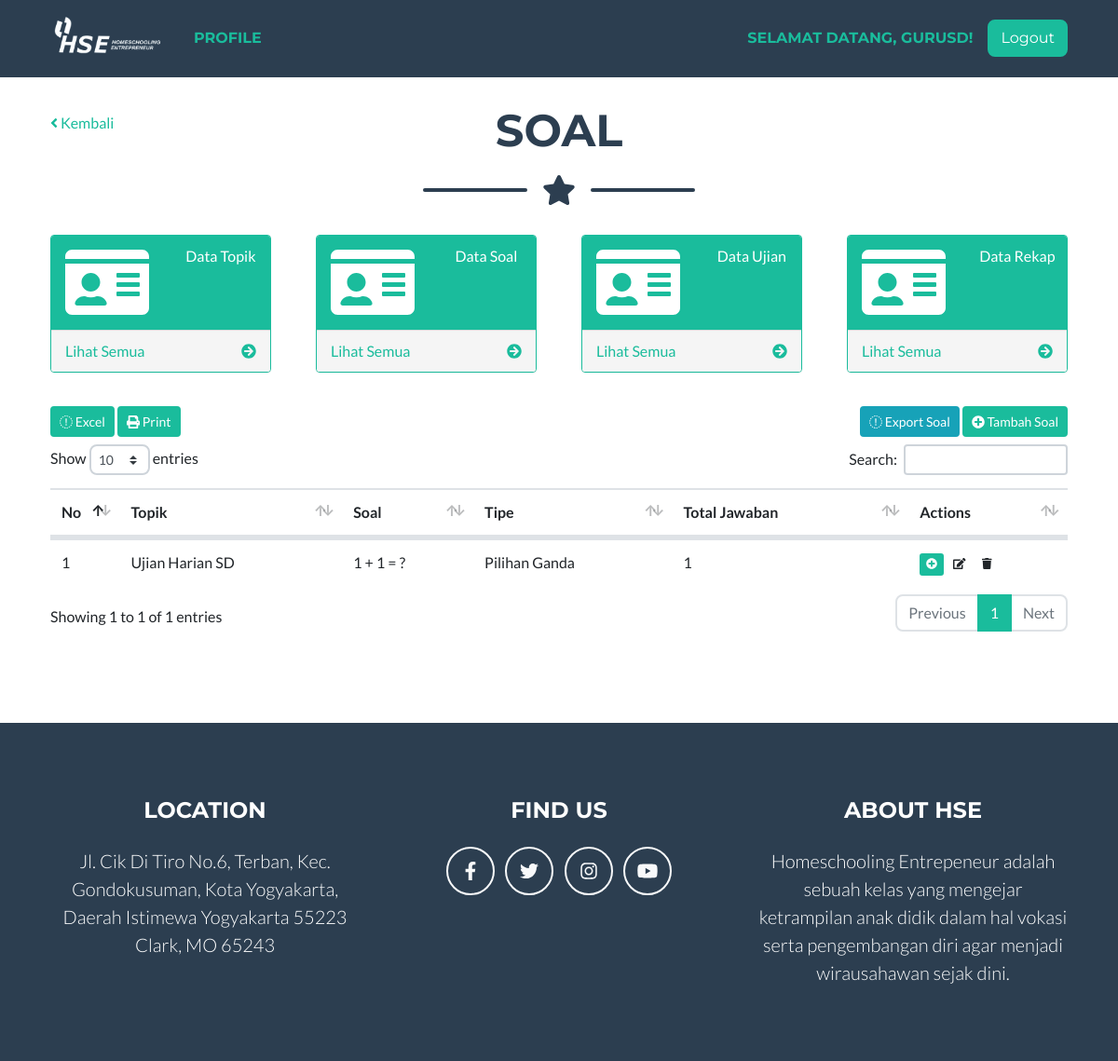
Before: /cbt/soal (signed in) with the older database file.
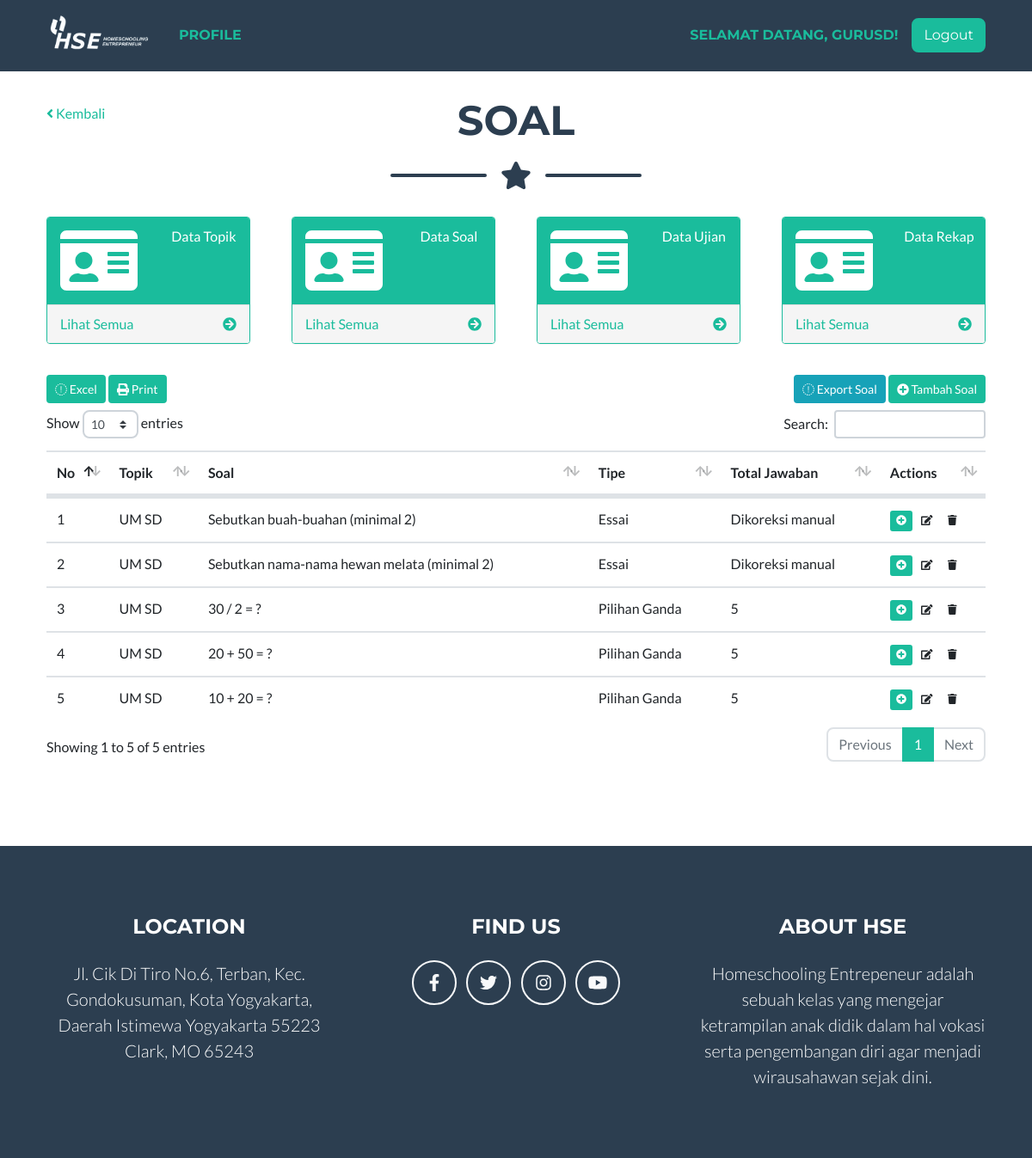
After: the same page with the newer database file.
### tables this page shows
CREATE TABLE `tb_soal` (
  `soal_id` int(11) NOT NULL,
  `soal_topik` int(11) DEFAULT NULL,
  `soal_detail` text,
  `soal_tipe` int(11) DEFAULT NULL,
  `soal_pembuat` int(11) DEFAULT NULL
);

CREATE TABLE `tb_topik` (
  `topik_id` int(11) NOT NULL,
  `topik_judul` varchar(255) DEFAULT NULL,
  `topik_deskripsi` text,
  `topik_status` int(11) DEFAULT NULL,
  `topik_pembuat` int(11) DEFAULT NULL
);

### app/core/Controller.php (called while the page is built, shortened)
<?php
class Controller {
	public function model($model) {
		return new $model;
	}
	public function view($view, $data = []) {
		require_once 'app/views/' . $view . '.php';
	}
}

### app/core/App.php (called while the page is built, shortened)
<?php
class App {
  protected $method = 'index';
  protected $params = [];
  public function __construct() {
    $url = $this->parseURL();
    if (file_exists('app/controllers/' . $url[0] . '.php')) {
      unset($url[0]);
    }
    $this->controller = new $this->controller;
    if (isset($url[1])) {
      if (method_exists($this->controller, $url[1])) {
        $this->method = $url[1];
      }
    }
    call_user_func_array([$this->controller, $this->method], $this->params);
  }
  public function parseURL() {
    if (isset($_GET['url'])) {
      $url = rtrim($_GET['url'], '/');
      $url = filter_var($url, FILTER_SANITIZE_URL);
      $url = explode('/', $url);
      return $url;
    }
  }
}

### index.php (called while the page is built, shortened)
<?php
$app = new App;

### app/helpers/eda_helper.php (called while the page is built, shortened)
<?php
if (!function_exists('base_url')) {
	function base_url($atRoot=FALSE, $atCore=FALSE, $parse=FALSE){
		if (isset($_SERVER['HTTP_HOST'])) {
			$http = isset($_SERVER['HTTPS']) && strtolower($_SERVER['HTTPS']) !== 'off' ? 'https' : 'http';
			$hostname = $_SERVER['HTTP_HOST'];
			$dir = str_replace(basename($_SERVER['SCRIPT_NAME']), '', $_SERVER['SCRIPT_NAME']);
			$core = preg_split('@/@', str_replace($_SERVER['DOCUMENT_ROOT'], '', realpath(dirname(__FILE__))), NULL, PREG_SPLIT_NO_EMPTY);
			$core = $core[0];
			$tmplt = $atRoot ? ($atCore ? "%s://%s/%s/" : "%s://%s/") : ($atCore ? "%s://%s/%s/" : "%s://%s%s");
			$end = $atRoot ? ($atCore ? $core : $hostname) : ($atCore ? $core : $dir);
			$base_url = sprintf( $tmplt, $http, $hostname, $end );
		}
		else $base_url = 'http://localhost/';
		return $base_url;
	}
}

### app/core/Model.php (called while the page is built, shortened)
<?php
class Model {
	private $host = DB_HOST;
	private $user = DB_USER;
	private $pass = DB_PASS;
	private $db_name = DB_NAME;
	private $dbh;
	private $stmt;
	public function __construct() {
		$dsn = 'mysql:host=' . $this->host . ';dbname=' . $this->db_name;
		$option = [
			PDO::ATTR_PERSISTENT => true,
			PDO::ATTR_ERRMODE => PDO::ERRMODE_EXCEPTION
		];
		try {
			$this->dbh = new PDO($dsn, $this->user, $this->pass, $option);
		} catch (PDOException $e) {
			die($e->getMessage());
		}
	}
	public function query($query) {
		$this->stmt = $this->dbh->prepare($query);
	}
	public function bind($param, $value, $type = NULL) {
		if (is_null($type)) {
			switch (true) {
				default:
					$type = PDO::PARAM_STR;
			}
		}
		$this->stmt->bindValue($param, $value, $type);
	}
	public function execute() {
		$this->stmt->execute();
	}
	public function result() {
		$this->execute();
		return $this->stmt->fetchAll(PDO::FETCH_ASSOC);
	}
}

### app/models/CBT_master_model.php (called while the page is built, shortened)
<?php
class CBT_master_model {
	private $table_topik = 'tb_topik';
	private $table_soal = 'tb_soal';
	private $table_jawaban = 'tb_jawaban';
	private $db;
	public function __construct() {
		$this->db = new Model;
	}
	public function get_topik($by = NULL, $single = FALSE) {
		$this->db->query(
			'SELECT topik_id, topik_judul, topik_deskripsi, topik_status, topik_pembuat FROM ' .
			$this->table_topik .
			(!is_null($by) ? " WHERE " . $by[0] . '=:' . $by[0] : "") .
			' ORDER BY topik_id DESC');
		if (!is_null($by)) {
			$this->db->bind($by[0], $by[1]);
		}
		$query = $this->db->result();
		foreach ($query as $key => $value) {
			$query[$key]['total_soal'] = $this->get_tsoal($value['topik_id'])->total_soal;
		}
		return $query;
	}
	public function get_soal($by = NULL, $single = FALSE) {
		$this->db->query(
			'SELECT soal_id, topik_judul, soal_topik, soal_detail, soal_tipe, soal_pembuat, COUNT(soal_id) as total_jawaban FROM ' .
			$this->table_soal .
			' INNER JOIN ' . $this->table_topik . ' ON topik_id = soal_topik ' .
			' LEFT JOIN ' . $this->table_jawaban . ' ON jawaban_soal = soal_id' .
			(!is_null($by) ? " WHERE " . $by[0] . '=:' . $by[0] : "") .
			' GROUP BY soal_id ' .
			' ORDER BY soal_id DESC');
		if (!is_null($by)) {
			$this->db->bind($by[0], $by[1]);
		}
		if ($single) {
			$method = $this->db->row();
		} else {
			$method = $this->db->result();
		}
		return $method;
	}
    private function get_tsoal($topik_id) {
    	$this->db->query("SELECT COUNT(*) AS total_soal FROM " . $this->table_soal . " WHERE soal_topik=:soal_topik");
    	$this->db->bind('soal_topik', $topik_id);
    	return $this->db->row();
    }
}

### app/views/cbt/v_soal.php (the view, shortened to what the changed rows need)
<link rel="stylesheet" href="<?php echo base_url(); ?>assets/plugins/datatables/css/dataTables.bootstrap4.min.css">
<link rel="stylesheet" href="<?php echo base_url(); ?>assets/plugins/datatables/css/buttons.dataTables.min.css">
<?php if ($_SESSION['role'] == 1) { ?>
<div id="page-wrapper">
    <div class="container-fluid">
        <div class="row">
            <div class="col-md-12">
                <h1><i class="fa fa-home fa-fw"></i> Data Soal (CBT)</h1>
                <ol class="breadcrumb">
                    <li class="active">
                        <i class="fa fa-dashboard"></i> Dashboard
                    </li>
                    <li>Data Soal (CBT)</li>
                </ol>
            </div>
        </div>
<?php } else { ?>
<section class="page-section portfolio mt-4" id="portfolio">
    <div class="container">
        <div class="row">
            <div class="col-md-2">
                <a href="<?php echo base_url(); ?>"><i class="fa fa-angle-left"></i>&nbsp;Kembali</a>
            </div>
            <div class="col-md-8">
                <h2 class="page-section-heading text-center text-uppercase text-secondary mb-0">Soal</h2>
                <div class="divider-custom">
                    <div class="divider-custom-line"></div>
                    <div class="divider-custom-icon"><i class="fas fa-star"></i></div>
                    <div class="divider-custom-line"></div>
                </div>
            </div>
            <div class="col-md-2"></div>
        </div>
<?php } ?>
        <div class="row mb-3">
            <div class="col-lg-3 col-md-6 col-sm-6 col-xs-12">
                <div class="panel panel-primary">
                    <div class="panel-heading">
                        <div class="row">
                            <div class="col-xs-3">
                                <i class="fa fa-id-card fa-5x"></i>
                            </div>
                            <div class="col-lg-9 <?php echo ($_SESSION['role'] == 1 ? 'text-right' : 'text-center'); ?>">
                                <div>Data Topik</div>
                            </div>
                        </div>
                    </div>
                    <a href="<?php echo base_url(); ?>cbt">
                        <div class="panel-footer">
                            <span class="pull-left">Lihat Semua</span>
                            <span class="pull-right"><i class="fa fa-arrow-circle-right"></i></span>
                        </div>
                    </a>
                </div>
            </div>
            <div class="col-lg-3 col-md-6 col-sm-6 col-xs-12">
                <div class="panel panel-primary">
                    <div class="panel-heading">
                        <div class="row">
                            <div class="col-xs-3">
                                <i class="fa fa-id-card fa-5x"></i>
                            </div>
                            <div class="col-lg-9 <?php echo ($_SESSION['role'] == 1 ? 'text-right' : 'text-center'); ?>">
                                <div>Data Soal</div>
                            </div>
                        </div>
                    </div>
                    <a href="<?php echo base_url(); ?>cbt/soal">
                        <div class="panel-footer">
                            <span class="pull-left">Lihat Semua</span>
                            <span class="pull-right"><i class="fa fa-arrow-circle-right"></i></span>
                        </div>
                    </a>
                </div>
            </div>
            <div class="col-lg-3 col-md-6 col-sm-6 col-xs-12">
                <div class="panel panel-primary">
                    <div class="panel-heading">
                        <div class="row">
                            <div class="col-xs-3">
                                <i class="fa fa-id-card fa-5x"></i>
                            </div>
                            <div class="col-lg-9 <?php echo ($_SESSION['role'] == 1 ? 'text-right' : 'text-center'); ?>">
                                <div>Data Ujian</div>
                            </div>
                        </div>
                    </div>
                    <a href="<?php echo base_url(); ?>cbt/ujian">
                        <div class="panel-footer">
                            <span class="pull-left">Lihat Semua</span>
                            <span class="pull-right"><i class="fa fa-arrow-circle-right"></i></span>
                        </div>
                    </a>
                </div>
            </div>
            <div class="col-lg-3 col-md-6 col-sm-6 col-xs-12">
                <div class="panel panel-primary">
                    <div class="panel-heading">
                        <div class="row">
                            <div class="col-xs-3">
                                <i class="fa fa-id-card fa-5x"></i>
                            </div>
                            <div class="col-lg-9 <?php echo ($_SESSION['role'] == 1 ? 'text-right' : 'text-center'); ?>">
                                <div>Data Rekap</div>
                            </div>
                        </div>
                    </div>
                    <a href="<?php echo base_url(); ?>cbt/rekap">
                        <div class="panel-footer">
                            <span class="pull-left">Lihat Semua</span>
                            <span class="pull-right"><i class="fa fa-arrow-circle-right"></i></span>
                        </div>
                    </a>
                </div>
            </div>
        </div>
        <div class="row mb-2">
            <div class="col-md-6">
                <button id="ExportExcel" class="btn btn-sm btn-primary"><i class="fa fa-file-excel-o"></i>&nbsp;Excel</button>
                <button id="ExportPrint" class="btn btn-sm btn-primary"><i class="fa fa-print"></i>&nbsp;Print</button>
            </div>
            <?php if ($_SESSION['role'] != 3) : ?>
            <div class="col-md-6 text-right">
                <a href="<?php echo base_url(); ?>cbt/export_soal" class="btn btn-sm btn-info"><i class="fa fa-cloud-download"></i>&nbsp;Export Soal</a>
                <a href="" class="btn btn-sm btn-primary" data-toggle="modal" data-target="#modalAdd"><i class="fa fa-plus-circle"></i>&nbsp;Tambah Soal</a>
            </div>
            <?php endif; ?>
        </div>
        <div class="row">
            <div class="col-md-12">
                <div class="table-responsive">
                    <table id="tblSoal" class="table table-borered table-hover">
                        <thead>
                            <tr>
                                <th style="max-width: 30px;">No</th>
                                <th>Topik</th>
                                <th>Soal</th>
                                <th>Tipe</th>
                                <th>Total Jawaban</th>
                                <?php if ($_SESSION['role'] != 3) : ?>
                                <th>Actions</th>
                                <?php endif; ?>
                            </tr>
                        </thead>
                        <tbody>
                            <?php foreach($data['soal'] as $key => $soal) : ?>
                                <tr>
                                    <td><?php echo $key + 1; ?></td>
                                    <td><?php echo $soal['topik_judul']; ?></td>
                                    <td><?php echo $soal['soal_detail']; ?></td>
                                    <td><?php echo ($soal['soal_tipe'] == 1 ? 'Pilihan Ganda' : 'Essai'); ?></td>
                                    <td><?php echo ($soal['soal_tipe'] == 1 ? $soal['total_jawaban'] : 'Dikoreksi manual'); ?></td>
                                    <td>
                                        <?php if ($_SESSION['id'] == $soal['soal_pembuat'] || $_SESSION['role'] == 1) { ?>
                                        <a href="<?php echo base_url(); ?>cbt/jawaban/<?php echo $soal['soal_id']; ?>" class="btn btn-primary btn-xs" title="Tambah Jawaban" data-toggle="tooltip" data-placement="top" title="Tambah Jawaban"><i class="fa fa-plus-circle"></i></a>
                                        <button
                                            class="btn btn-default btn-xs"
                                            data-id="<?php echo $soal['soal_id']; ?>"
                                            data-topik="<?php echo $soal['soal_topik']; ?>"
                                            data-detail="<?php echo $soal['soal_detail']; ?>"
                                            data-tipe="<?php echo $soal['soal_tipe']; ?>"
                                            title="Edit"
                                            onclick="edit(this)">
                                            <i class="fa fa-edit"></i>
                                        </button>
                                        <button class="btn btn-default btn-xs" data-id="<?php echo $soal['soal_id']; ?>" title="Hapus" onclick="hapus(this)"><i class="fa fa-trash"></i></button>
                                        <?php } else { ?>
                                            <span class="badge bg-default">Dibuat oleh user lain/admin</span>
                                        <?php } ?>
                                    </td>
                                </tr>
                            <?php endforeach; ?>
                        </tbody>
                    </table>
                </div>
            </div>
        </div>
    </div>
<?php if ($_SESSION['role'] == 1) { ?>
    </div>
<?php } else { ?>
</section>
<?php } ?>

Changed rows visible on the page:
added tb_soal: soal_topik.topik_judul "UM SD", soal_detail "Sebutkan buah-buahan (minimal 2)", soal_tipe "Essai"
added tb_soal: soal_topik.topik_judul "UM SD", soal_detail "Sebutkan nama-nama hewan melata (minimal 2)", soal_tipe "Essai"
added tb_soal: soal_topik.topik_judul "UM SD", soal_detail "30 / 2 = ?", soal_tipe "Pilihan Ganda", total_jawaban "5"
changed tb_soal (number 4 of 5 on the later page): soal_topik.topik_judul "Ujian Harian SD" → "UM SD"; soal_detail "1 + 1 = ?" → "20 + 50 = ?"; total_jawaban "1" → "5"
now on this page (row edited): tb_soal: soal_topik.topik_judul "UM SD", soal_detail "10 + 20 = ?", soal_tipe "Pilihan Ganda", total_jawaban "5"
Other visible differences:
text written by a page script: "Show entries Search: Showing 1 to 1 of 1 entries Previous 1 Next" → "Show entries Search: Showing 1 to 5 of 5 entries Previous 1 Next"
